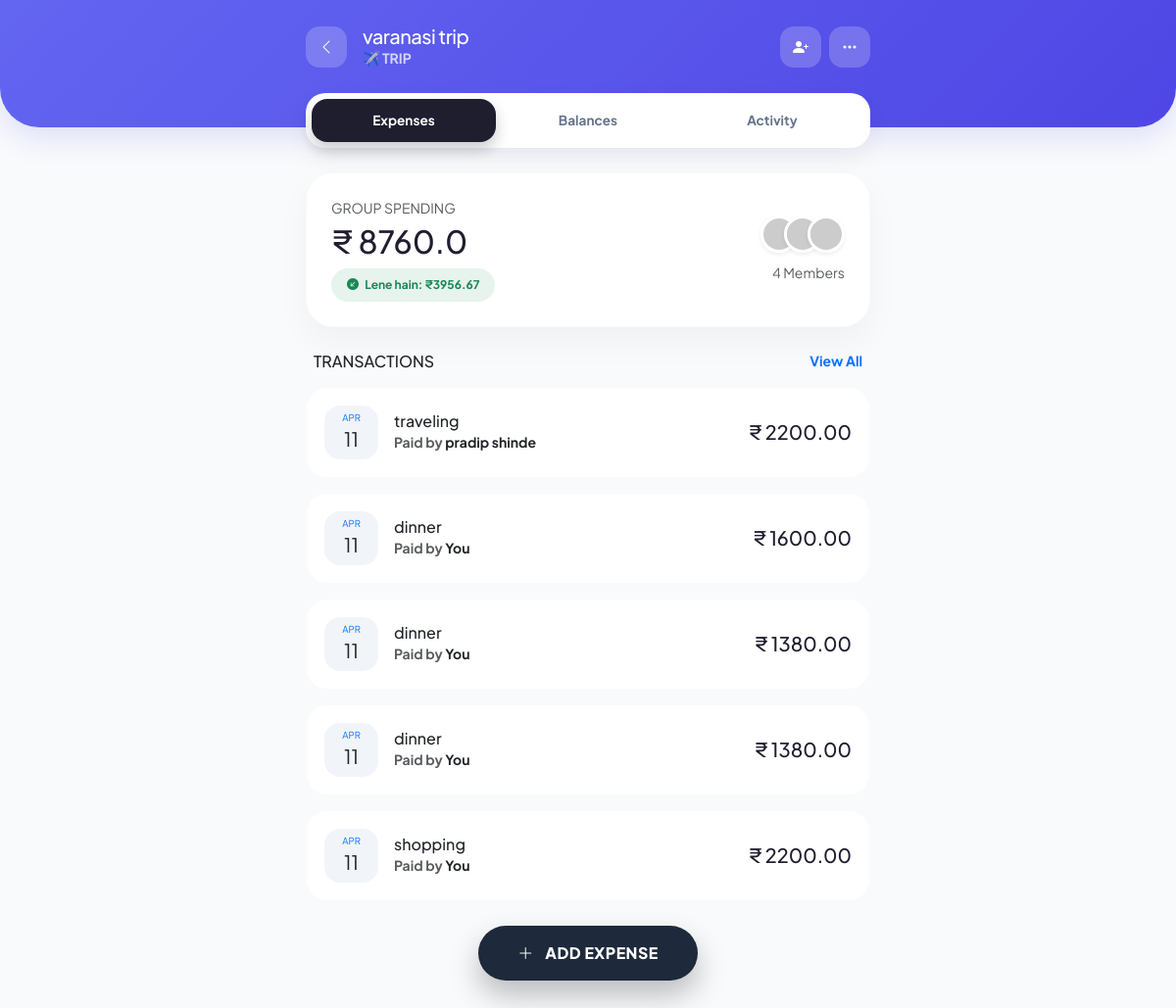
Screenshot of /group/7/ (signed in) with the database file from the repository.
### expenses/models.py (models this page shows, shortened)
class Group(models.Model):
    CATEGORY_CHOICES = [
        ('home', 'Home'),
        ('trip', 'Trip'),
        ('couple', 'Couple'),
        ('personal', 'Personal'),
        ('business', 'Business'),
        ('office', 'Office'),
        ('sports', 'Sports'),
        ('others', 'Others'),
    ]
    name = models.CharField(max_length=100)
    category = models.CharField(max_length=20, choices=CATEGORY_CHOICES, default='personal')
    created_by = models.ForeignKey(User, on_delete=models.CASCADE, related_name='created_groups')
    members = models.ManyToManyField(User, related_name='expense_groups')
    created_at = models.DateTimeField(auto_now_add=True)

class Expense(models.Model):
    SPLIT_CHOICES = [
        ('equal', 'Equally'),
        ('custom', 'Custom Amount'),
    ]
    group = models.ForeignKey(Group, on_delete=models.CASCADE, related_name='expenses')
    paid_by = models.ForeignKey(User, on_delete=models.CASCADE, related_name='paid_expenses')
    description = models.CharField(max_length=255)
    amount = models.DecimalField(max_digits=10, decimal_places=2)
    date = models.DateField(auto_now_add=True)
    split_type = models.CharField(max_length=10, choices=SPLIT_CHOICES, default='equal')
    is_settlement = models.BooleanField(default=False)
    receiver = models.ForeignKey(User, on_delete=models.CASCADE, related_name='received_payments', null=True, blank=True)

### expenses/views.py (the view)
# urls.py: path('group/<int:group_id>/', group_detail, name='group_detail'),
def group_detail(request, group_id):
    if not request.user.is_authenticated:
        return redirect('login')
    group = get_object_or_404(Group, id=group_id)
    if request.user not in group.members.all():
        return redirect('dashboard')
    expenses = Expense.objects.filter(group=group, is_settlement=False).order_by('-date')
    total_group_expense = float(expenses.aggregate(Sum('amount'))['amount__sum'] or 0)
    my_paid = float(expenses.filter(paid_by=request.user).aggregate(Sum('amount'))['amount__sum'] or 0)
    my_share = float(ExpenseShare.objects.filter(expense__in=expenses, user=request.user).aggregate(Sum('amount_owed'))['amount_owed__sum'] or 0)
    settlements = Expense.objects.filter(group=group, is_settlement=True)
    settlements_paid = float(settlements.filter(paid_by=request.user).aggregate(Sum('amount'))['amount__sum'] or 0)
    settlements_received = float(settlements.filter(receiver=request.user).aggregate(Sum('amount'))['amount__sum'] or 0)
    my_balance = (my_paid + settlements_paid) - (my_share + settlements_received)
    context = {
        'group': group,
        'expenses': expenses,
        'total_group_expense': total_group_expense,
        'my_balance': my_balance,
    }
    return render(request, 'group_detail.html', context)

### templates/group_detail.html (shortened to what this page needs)
{% load static %}
<!DOCTYPE html>
<html lang="en">
<head>
    <link href="https://cdn.jsdelivr.net/npm/bootstrap@5.3.0/dist/css/bootstrap.min.css" rel="stylesheet">
    <link href="https://cdn.jsdelivr.net/npm/bootstrap-icons@1.10.5/font/bootstrap-icons.css" rel="stylesheet">
</head>
<body>
    <div class="app-header">
        <div class="container d-flex justify-content-between align-items-center" style="max-width: 600px;">
            <div class="d-flex align-items-center gap-3">
                <a href="{% url 'dashboard' %}" class="back-btn"><i class="bi bi-chevron-left"></i></a>
                <div>
                    <h5 class="mb-0 fw-800" style="letter-spacing: -0.5px;">{{ group.name }}</h5>
                    <div class="d-flex align-items-center gap-2">
                        <span class="opacity-75 small fw-bold text-uppercase">
                            {% if group.category == 'home' %}🏠 Home
                            {% elif group.category == 'trip' %}✈️ Trip
                            {% elif group.category == 'couple' %}👩‍❤️‍👨 Couple
                            {% elif group.category == 'personal' %}👤 Personal
                            {% elif group.category == 'business' %}💼 Business
                            {% elif group.category == 'office' %}🏢 Office
                            {% elif group.category == 'sports' %}⚽ Sports
                            {% else %}🎟️ Other{% endif %}
                        </span>
                    </div>
                </div>
            </div>
            <div class="d-flex gap-2">
                <div class="back-btn" data-bs-toggle="modal" data-bs-target="#addFriendModal" style="cursor: pointer;"><i class="bi bi-person-plus-fill"></i></div>
                <div class="back-btn"><i class="bi bi-three-dots"></i></div>
            </div>
        </div>
    </div>
    <div class="container" style="max-width: 600px;">
        <div class="premium-tabs d-flex">
            <a href="{% url 'group_detail' group.id %}" class="p-tab active">Expenses</a>
            <a href="{% url 'group_balances' group.id %}" class="p-tab">Balances</a>
            <a href="#" class="p-tab">Activity</a>
        </div>
        <div class="summary-card-pro">
            <div class="row align-items-center">
                <div class="col-7">
                    <p class="small fw-800 text-muted mb-1 text-uppercase">Group Spending</p>
                    <h2 class="fw-800 mb-2">₹ {{ total_group_expense|default:"0.00" }}</h2>
                    {% if my_balance > 0 %}
                        <div class="balance-badge bg-success bg-opacity-10 text-success">
                            <i class="bi bi-arrow-down-left-circle-fill me-1"></i> Lene hain: ₹{{ my_balance|floatformat:2 }}
                        </div>
                    {% elif my_balance < 0 %}
                        <div class="balance-badge bg-danger bg-opacity-10 text-danger">
                            <i class="bi bi-arrow-up-right-circle-fill me-1"></i> Dene hain: ₹{{ my_balance|stringformat:"f"|slice:"1:"|floatformat:2 }}
                        </div>
                    {% else %}
                        <div class="balance-badge bg-secondary bg-opacity-10 text-secondary">Sab barabar hai</div>
                    {% endif %}
                </div>
                <div class="col-5 text-end">
                    <div class="d-flex justify-content-end mb-2">
                        {% for member in group.members.all|slice:":3" %}
                            <img src="https://ui-avatars.com/api/?name={{ member.first_name|default:member.username }}&background=random&color=fff&bold=true" class="rounded-circle border border-3 border-white shadow-sm" width="38" style="margin-left: -14px;">
                        {% endfor %}
                    </div>
                    <small class="fw-800 text-muted">{{ group.members.count }} Members</small>
                </div>
            </div>
        </div>
        <div class="mt-4 pb-5 mb-5">
            <div class="d-flex justify-content-between align-items-center mb-3 px-2">
                <h6 class="fw-800 text-dark mb-0">TRANSACTIONS</h6>
                <small class="fw-bold text-primary">View All</small>
            </div>
            {% for expense in expenses %}
                <div class="expense-row-pro">
                    <div class="d-flex align-items-center gap-3">
                        <div class="date-icon">
                            <small class="fw-800 text-primary text-uppercase" style="font-size: 0.6rem;">{{ expense.date|date:"M" }}</small>
                            <span class="fw-800 text-dark fs-5">{{ expense.date|date:"d" }}</span>
                        </div>
                        <div>
                            <h6 class="fw-800 mb-0 text-dark">{{ expense.description }}</h6>
                            <small class="text-muted fw-bold">Paid by <span class="text-dark">{% if expense.paid_by == request.user %}You{% else %}{{ expense.paid_by.first_name|default:expense.paid_by.username }}{% endif %}</span></small>
                        </div>
                    </div>
                    <div class="text-end">
                        <h5 class="fw-800 mb-0">₹ {{ expense.amount }}</h5>
                    </div>
                </div>
            {% empty %}
                <div class="text-center py-5 bg-white rounded-5 shadow-sm">
                    <span class="display-1 opacity-25">🧾</span>
                    <h5 class="fw-800 text-dark mt-3">Clean Slate!</h5>
                    <p class="text-muted small">No expenses found in this group yet.</p>
                </div>
            {% endfor %}
        </div>
    </div>
    <div class="fab-container">
        <button class="btn-fab" data-bs-toggle="modal" data-bs-target="#addExpenseModal">
            <i class="bi bi-plus-lg me-2"></i> ADD EXPENSE
        </button>
    </div>
</body>
</html>

### templates/group_detail.html (style rules this page uses)
body { background-color: #f8fafc; font-family: 'Plus Jakarta Sans', sans-serif; color: #1e1e2f; }
.app-header { background: linear-gradient(135deg, #6366f1, #4f46e5); color: white; padding: 25px 20px 60px 20px; box-shadow: 0 10px 30px rgba(79, 70, 229, 0.15); border-bottom-left-radius: 40px; border-bottom-right-radius: 40px; }
.back-btn { background: rgba(255, 255, 255, 0.2); color: white; width: 42px; height: 42px; display: flex; align-items: center; justify-content: center; border-radius: 14px; text-decoration: none; transition: 0.3s; backdrop-filter: blur(10px); }
.premium-tabs { background: white; padding: 6px; border-radius: 20px; box-shadow: 0 10px 25px rgba(0,0,0,0.05); margin-top: -35px; z-index: 10; position: relative; }
.p-tab { border-radius: 16px; font-weight: 700; font-size: 0.85rem; padding: 12px; border: none; background: transparent; transition: 0.3s; width: 33.33%; color: #64748b; text-decoration: none; text-align: center; }
.p-tab.active { background: #1e1e2f; color: white; box-shadow: 0 8px 15px rgba(0, 0, 0, 0.2); }
.summary-card-pro { background: white; border-radius: 28px; padding: 25px; box-shadow: 0 15px 35px rgba(0,0,0,0.04); margin-top: 25px; border: 1px solid rgba(0,0,0,0.02); }
.balance-badge { font-size: 0.75rem; padding: 8px 16px; border-radius: 100px; font-weight: 700; display: inline-block; }
.expense-row-pro { background: white; border-radius: 22px; padding: 18px; margin-bottom: 15px; transition: all 0.3s ease; border: 1px solid rgba(0,0,0,0.02); display: flex; justify-content: space-between; align-items: center; }
.date-icon { background: #f1f5f9; border-radius: 16px; padding: 8px; text-align: center; min-width: 55px; height: 55px; display: flex; flex-direction: column; justify-content: center; }
.fab-container { position: fixed; bottom: 30px; left: 0; right: 0; text-align: center; z-index: 100; }
.btn-fab { background: #1e293b; color: white; font-weight: 800; border-radius: 100px; padding: 16px 40px; border: none; box-shadow: 0 15px 30px rgba(0,0,0,0.25); transition: 0.3s; letter-spacing: 0.5px; }

### rows the page displays
Group: name "varanasi trip", members.count "4"
Expense: date "APR", date "11", description "traveling", paid_by.first_name "pradip shinde", amount "2200.00"
Expense: date "APR", date "11", description "dinner", shows "You", amount "1600.00"
Expense: date "APR", date "11", description "dinner", shows "You", amount "1380.00"
Expense: date "APR", date "11", description "dinner", shows "You", amount "1380.00"
Expense: date "APR", date "11", description "shopping", shows "You", amount "2200.00"

### other values shown
{{ total_group_expense|default:"0.00" }} "8760.0"
{{ my_balance|floatformat:2 }} "3956.67"
